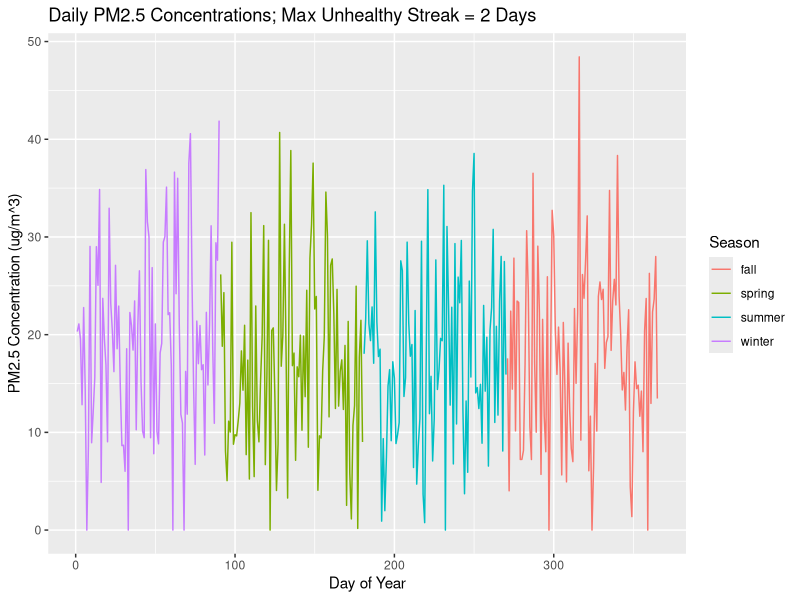
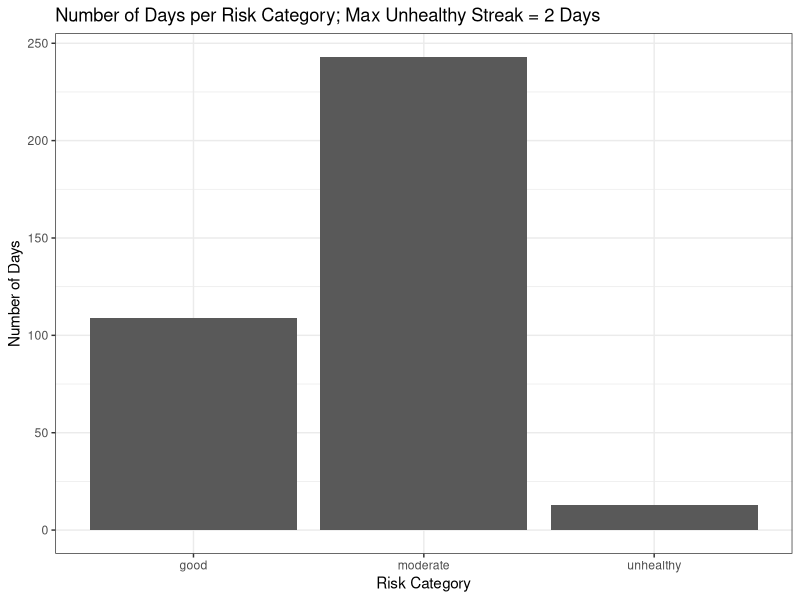

These figures' R source, in order:
## ---- chunk 1
# Create sequence of days
day <- 1:365

# Generate realistic daily PM2.5 values (urban air quality)
# Average around 18 µg/m³ with some variability
pm25 <- rnorm(365, mean = 18, sd = 9)

# Prevent negative values
pm25 <- pmax(pm25, 0)

# Create season factor based on day number
season <- ifelse(day <= 90, "winter",
          ifelse(day <= 180, "spring",
          ifelse(day <= 270, "summer", "fall")))

season <- as.factor(season)

# Create empty risk column
risk <- NA

# Combine into data frame
air_quality <- data.frame(
  day = day,
  pm25 = pm25,
  season = season,
  risk = risk
)

# View first few rows
head(air_quality)
## ---- chunk 2
#initializing
current_unhealthy_streak <- 0 
max_unhealthy_streak <- 0

#risk column
for(i in 1:nrow(air_quality)) {
  air_quality$risk[i] <- ifelse(
    air_quality$pm25[i] < 12, "good",
    ifelse(air_quality$pm25[i] <= 35.4, "moderate", "unhealthy")
  )
 #consequtive unhealthy days
if(air_quality$risk[i] == "unhealthy") {
  current_unhealthy_streak <- current_unhealthy_streak + 1
  if(current_unhealthy_streak > max_unhealthy_streak) {
    max_unhealthy_streak <- current_unhealthy_streak
  }
} else {
  current_unhealthy_streak <- 0
} 
}


head(air_quality)
max_unhealthy_streak
air_quality

## ---- chunk 3
#number of unhealthy days in each season

#initialize 
winter_unhealthy <- 0
spring_unhealthy <- 0
summer_unhealthy <- 0
fall_unhealthy <- 0

for(i in 1:nrow(air_quality)) {
  if (air_quality$risk[i] == "unhealthy") {
    if (air_quality$season[i] == "winter") {
      winter_unhealthy <- winter_unhealthy + 1
    } else if (air_quality$season[i] == "spring") {
      spring_unhealthy <- spring_unhealthy + 1
    } else if (air_quality$season[i] == "summer") {
      summer_unhealthy <- summer_unhealthy + 1
    } else {
      fall_unhealthy <- fall_unhealthy <- 1
    }
  }
}

winter_unhealthy
spring_unhealthy
summer_unhealthy
fall_unhealthy
## ---- chunk 4
library(ggplot2)

ggplot(air_quality, aes(x = day, y = pm25, color = season)) +
  geom_line()+
  labs(title = sprintf("Daily PM2.5 Concentrations; Max Unhealthy Streak = %s Days",
                       max_unhealthy_streak),
       x = "Day of Year",
       y = "PM2.5 Concentration (ug/m^3)",
       color = "Season")

ggplot(air_quality, aes(x = risk)) +
  geom_bar() +
  labs(title = sprintf("Number of Days per Risk Category; Max Unhealthy Streak = %s Days", max_unhealthy_streak),
       x = "Risk Category",
       y = "Number of Days") +
  theme_bw()
